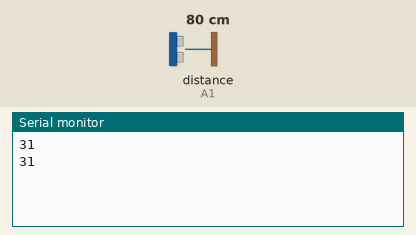
A sketch run on a simulated Arduino Uno, built with avr-gcc and run on an emulated ATmega328P. On the bench: the last lines printed to the serial monitor. The inputs (shaded band) are chosen by the test bench; at power-on: distance to the obstacle (sensor on A1) 80 cm.

Above: at 1.8 s.
1.9 s: distance to the obstacle (sensor on A1) set to 2 cm
At 2.9 s:
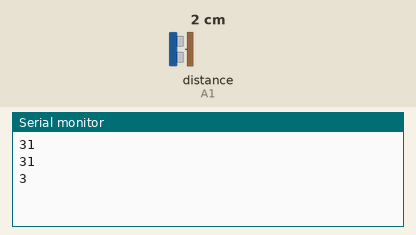
3.4 s: distance to the obstacle (sensor on A1) set to 4 cm
At 4.8 s:
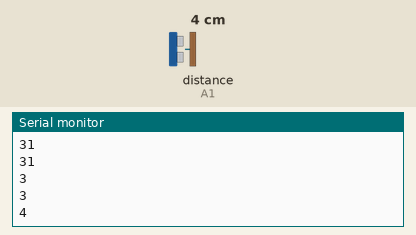
Timing chart, 0 to 6.4 s (numbered marks = the images above; inputs shaded):
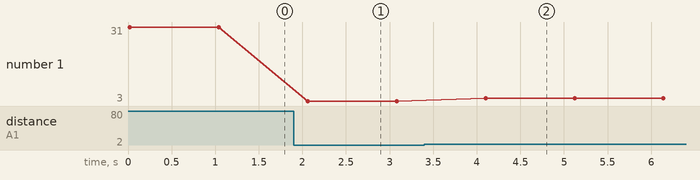

Measured:
- after the input at 1.9 s, the serial monitor: prints a new line after 0.16 s (image 1)
- after the input at 3.4 s, the serial monitor: prints a new line after 0.70 s (image 2)
- plotted number 1: 31 → 3 after the input at 1.9 s, 3 → 4 after the input at 3.4 s

The sketch:

reader.ino
```cpp
// Include the library:
#include <SharpIR.h>

// Define model and input pin:
#define IRPin A1
#define model 430

// Create variable to store the distance:
int distance_cm;

/* Model :
  GP2Y0A02YK0F --> 20150
  GP2Y0A21YK0F --> 1080
  GP2Y0A710K0F --> 100500
  GP2YA41SK0F --> 430
*/

// Create a new instance of the SharpIR class:
SharpIR mySensor = SharpIR(IRPin, model);

void setup() {
  // Begin serial communication at a baudrate of 9600:
  Serial.begin(9600);
}

void loop() {

  // Get a distance measurement and store it as distance_cm:
  distance_cm = mySensor.distance();

  // Print the measured distance to the serial monitor:
//  Serial.print("Mean distance: ");
  Serial.print(distance_cm);
  Serial.print('\n');
//  Serial.println(" cm");

  delay(1000);

}
```
